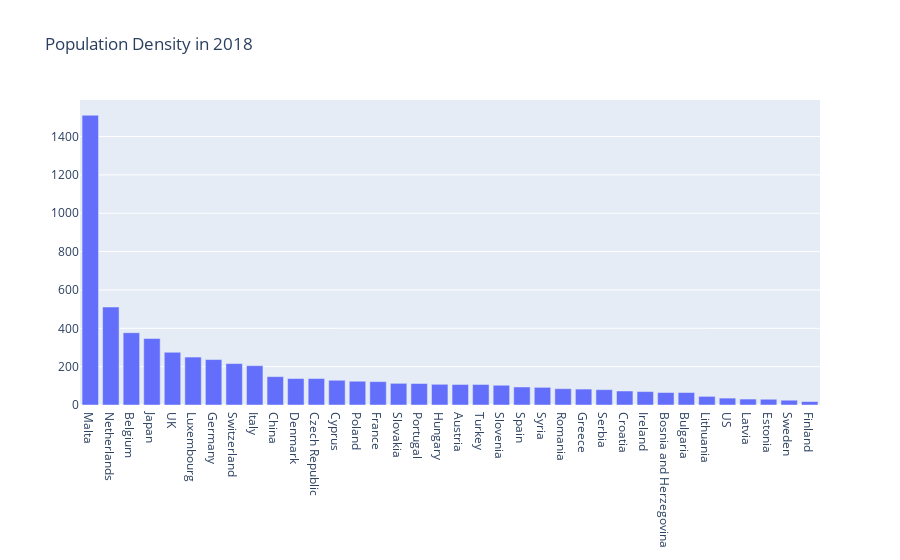

Notebook code for this chart:
### Markdown cell above
### Population Density

### Code cell
import lib.io as io
import plotly.graph_objects as go

title = "Population Density in 2018"
column_name = 'Population density (people per sq. km of land area) in 2018'

df_pop_density = df_country_stats.loc[selected_countries, [column_name]]
#print(df_pop_density)
df_pop_density.sort_values(column_name, axis=0, ascending=False, inplace=True)

fig = go.Figure()
fig.add_trace(go.Bar(x=df_pop_density.index, y=df_pop_density.round(0)[column_name]))
fig.update_layout(title_text=title)
#fig.show("png")
fig.show()
fig.write_image(directory+title+".png")
io.saveDataCsv(df_pop_density, directory, title)

### Figure 1 — Plotly figure (JSON) as saved in the notebook; plotly's stock layout.template omitted (floating-point values rounded to 4 significant figures)
{"data": [{"type": "bar", "x": ["Malta", "Netherlands", "Belgium", "Japan", "UK", "Luxembourg", "Germany", "Switzerland", "Italy", "China", "Denmark", "Czech Republic", "Cyprus", "Poland", "France", "Slovakia", "Portugal", "Hungary", "Austria", "Turkey", "Slovenia", "Spain", "Syria", "Romania", "Greece", "Serbia", "Croatia", "Ireland", "Bosnia and Herzegovina", "Bulgaria", "Lithuania", "US", "Latvia", "Estonia", "Sweden", "Finland"], "y": [1511, 511, 377, 347, 275, 250, 237, 216, 205, 148, 138, 138, 129, 124, 122, 113, 112, 108, 107, 107, 103, 94, 92, 85, 83, 80, 73, 70, 65, 65, 45, 36, 31, 30, 25, 18]}], "layout": {"autosize": true, "title": {"text": "Population Density in 2018"}, "xaxis": {"autorange": true, "range": [-0.5, 35.5], "type": "category"}, "yaxis": {"autorange": true, "range": [0, 1591.0], "type": "linear"}}}
